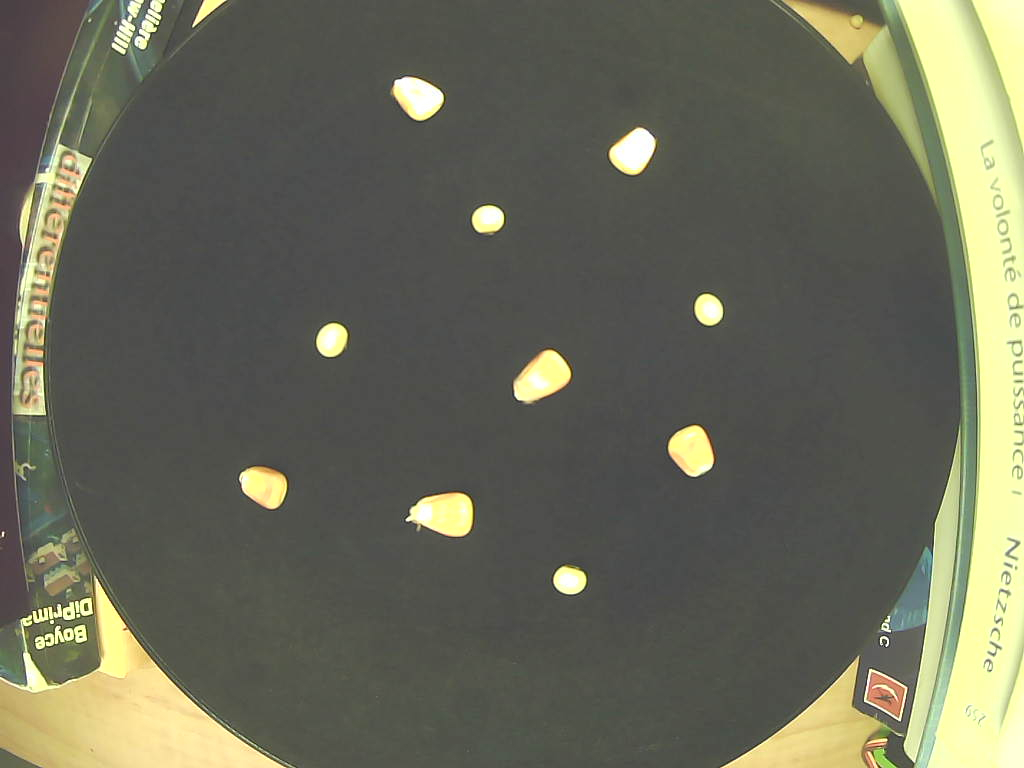
//> input picture image/histo.jpg, 1024 x 768 px
$ ./histogram_binary   (built with g++ and OpenCV 4)
//> lines starting //> are read from the running program, lines starting //| are printed output that depends on the picture; after the words box and inside, x2 and y2 are one past the last pixel; in counts of white or black regions, pixels touching at a corner belong together
#include<iostream>
#include<opencv2/highgui/highgui.hpp>
#include<opencv2/imgproc/imgproc.hpp>

using namespace std;
using namespace cv;

int main()
{
    Mat image = imread("../image/histo.jpg", CV_LOAD_IMAGE_GRAYSCALE);
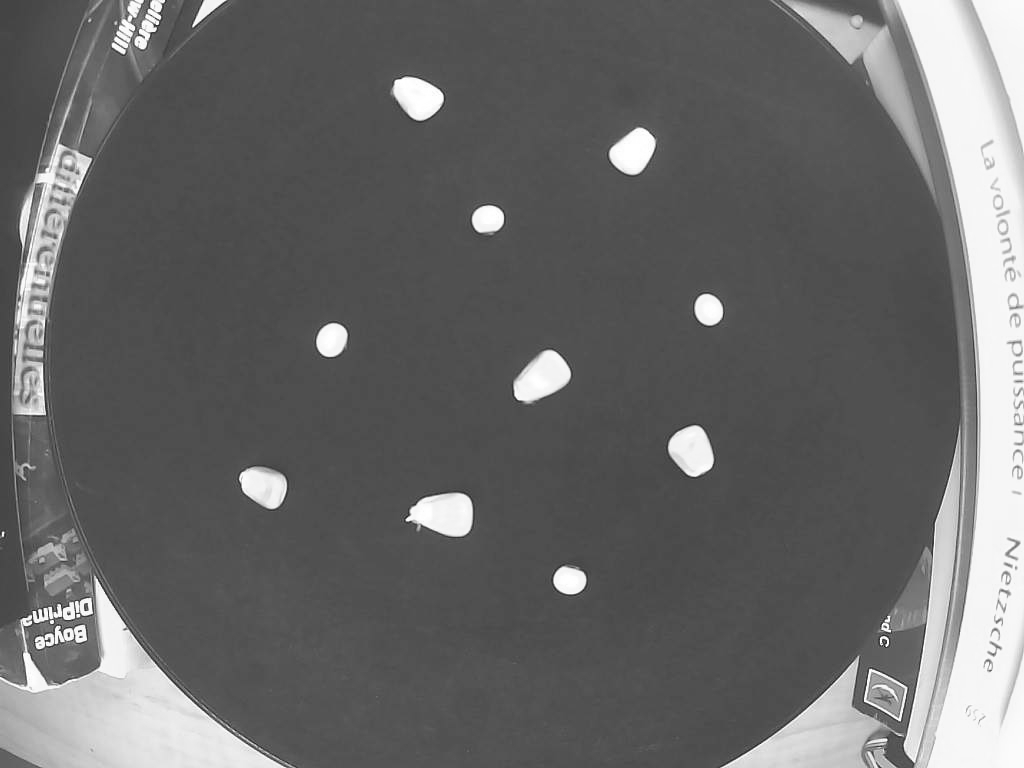
//> image: 768 rows x 1024 cols, CV_8UC1; min 17, max 255, mean 104.1
    Mat gray;
    //cvtColor( image, , COLOR_BGR2GRAY );

    // allcoate memory for no of pixels for each intensity value
    int histogram[256];

    // initialize all intensity values to 0
    for(int i = 0; i < 255; i++)
    {
        histogram[i] = 0;
    }

    // calculate the no of pixels for each intensity values
    for(int y = 0; y < image.rows; y++)
        for(int x = 0; x < image.cols; x++)
            histogram[(int)image.at<uchar>(y,x)]++;
//> after the loop, histogram = 256 values, max 124984 at index 80, min 0 at index 0, mean 3072

    for(int i = 0; i < 256; i++)
        cout<<histogram[i]<<" ";
//> this loop made 256 passes
//| 0 0 0 0 0 0 0 0
//> (output is shown up to pass 8 of 256)

    // draw the histograms
    int hist_w = 512; int hist_h = 400;
    int bin_w = cvRound((double) hist_w/256);

    Mat histImage(hist_h, hist_w, CV_8UC1, Scalar(255, 255, 255));

    // find the maximum intensity element from histogram
    int max = histogram[0];
//> max = 0
    for(int i = 1; i < 256; i++){
        if(max < histogram[i]){
            max = histogram[i];
        }
    }
//> this loop made 255 passes
//> max on passes 17, 30, 33, 37, 38, 39, 43, 45, 46, 47, 48, 49: 1, 3, 4, 5, 6, 14, 20, 23, 26, 40, 47, 51
//> after the loop, max = 124984

    // normalize the histogram between 0 and histImage.rows

    for(int i = 0; i < 255; i++){
        histogram[i] = ((double)histogram[i]/max)*histImage.rows;
    }
//> after the loop, histogram = 256 values, max 845 at index 255, min 0 at index 0, mean 12.75


    // draw the intensity line for histogram
    for(int i = 0; i < 255; i++)
    {
        line(histImage, Point(bin_w*(i), hist_h),
                              Point(bin_w*(i), hist_h - histogram[i]),
             Scalar(0,0,0), 1, 8, 0);
    }
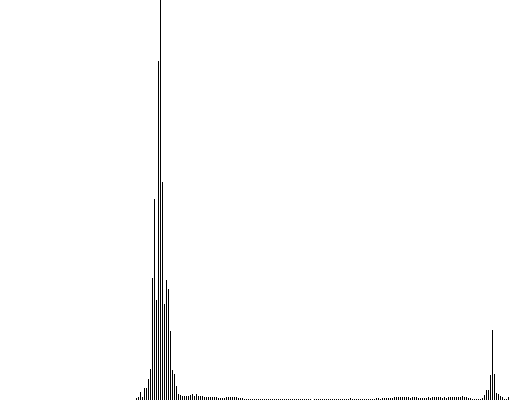
//> histImage: 400 rows x 512 cols, CV_8UC1; 98.8% white; black in thin lines or dots, all inside (x1, y1, x2, y2) = (136, 0, 509, 400)

    // display histogram
    namedWindow("Intensity Histogram", CV_WINDOW_AUTOSIZE);
    imshow("Intensity Histogram", histImage);

    namedWindow("Image", CV_WINDOW_AUTOSIZE);
    imshow("Image", image);
    waitKey();
    return 0;
}

$ run again, with image/exemple.jpg copied over image/histo.jpg
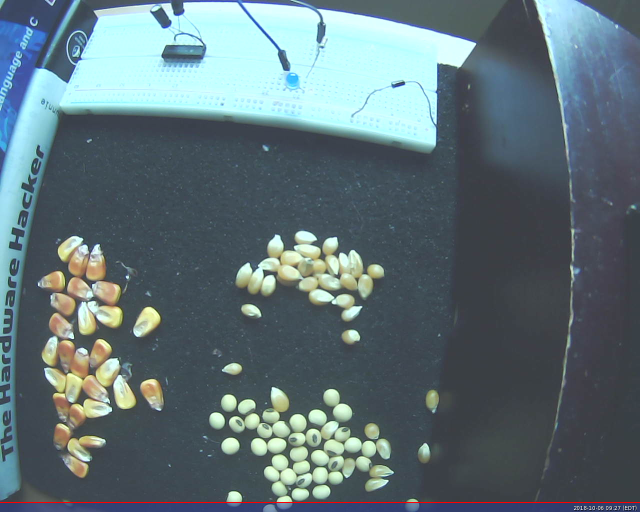
//> input picture image/exemple.jpg, 1280 x 1024 px (shown at 1/2 size)
//> `Mat image = imread("../image/histo.jpg", CV_LOAD_IMAGE_GRAYSCALE);`:
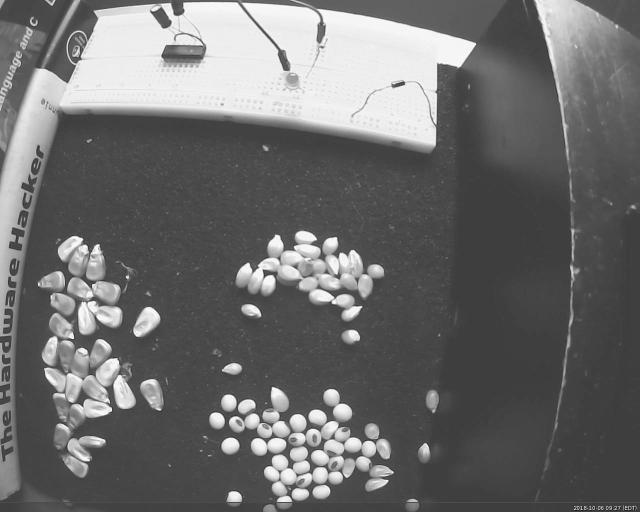
//> image: 1024 rows x 1280 cols, CV_8UC1 (shown at 1/2 size); min 0, max 255, mean 108.5
//> after the loop `for(int y = 0; y < image.rows; y++)`: histogram = 256 values, max 85033 at index 62, min 0 at index 6, mean 5120
//> the loop `for(int i = 0; i < 256; i++)` made 256 passes
//| 82 14 12 3 2
//> (output is shown up to pass 5 of 256)
//> `int max = histogram[0];`: max = 82
//> the loop `for(int i = 1; i < 256; i++)` made 255 passes
//> max on passes 50, 51, 52, 54, 55, 56, 57, 58: 89, 128, 175, 252, 305, 337, 408, 452
//> after the loop `for(int i = 1; i < 256; i++)`: max = 85033
//> after the loop `for(int i = 0; i < 255; i++)`: histogram = 256 values, max 400 at index 62, min 0 at index 0, mean 24.04
//> after the loop `for(int i = 0; i < 255; i++)`:
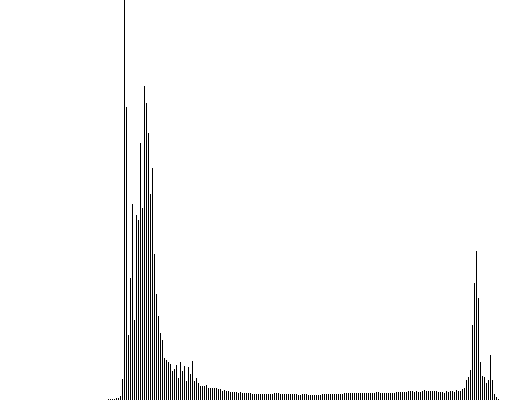
//> histImage: 400 rows x 512 cols, CV_8UC1; 97% white; black in thin lines or dots, all inside (x1, y1, x2, y2) = (108, 0, 499, 400)

$ run again, with image/grain_avec_chaine.jpg copied over image/histo.jpg
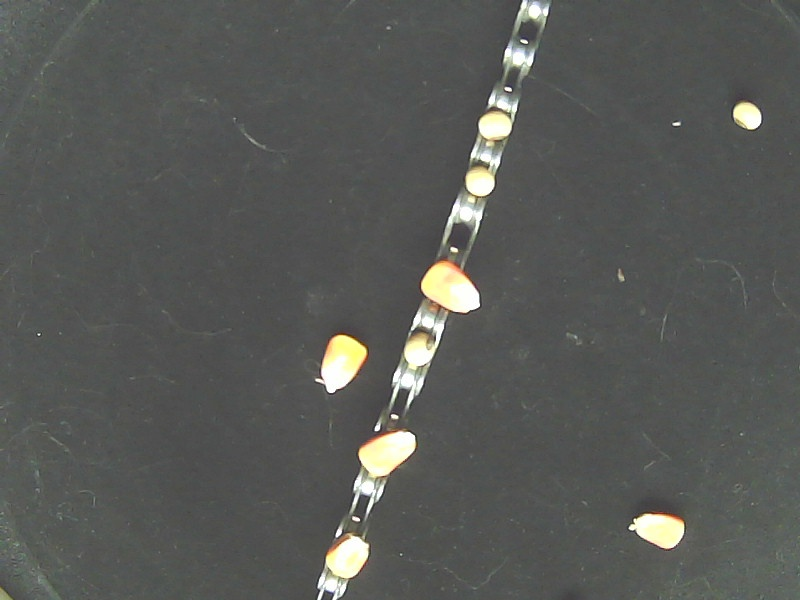
//> input picture image/grain_avec_chaine.jpg, 800 x 600 px
//> after the loop `for(int y = 0; y < image.rows; y++)`: histogram = 256 values, max 66531 at index 82, min 0 at index 0, mean 1875
//> the loop `for(int i = 0; i < 256; i++)` made 256 passes
//| 0 0 0 0 0
//> (output is shown up to pass 5 of 256)
//> `int max = histogram[0];`: max = 0
//> the loop `for(int i = 1; i < 256; i++)` made 255 passes
//> max on passes 44, 46, 49, 50, 51, 52, 53, 54: 2, 3, 13, 23, 35, 37, 65, 100
//> after the loop `for(int i = 1; i < 256; i++)`: max = 66531
//> after the loop `for(int i = 0; i < 255; i++)`: histogram = 256 values, max 1026 at index 255, min 0 at index 0, mean 14.88
//> after the loop `for(int i = 0; i < 255; i++)`:
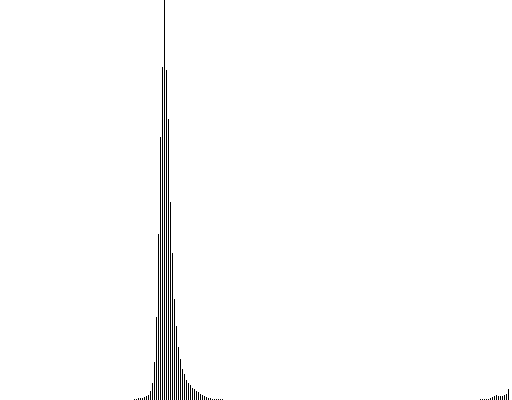
//> histImage: 400 rows x 512 cols, CV_8UC1; 98.6% white; black in thin lines or dots, all inside (x1, y1, x2, y2) = (134, 0, 509, 400)
